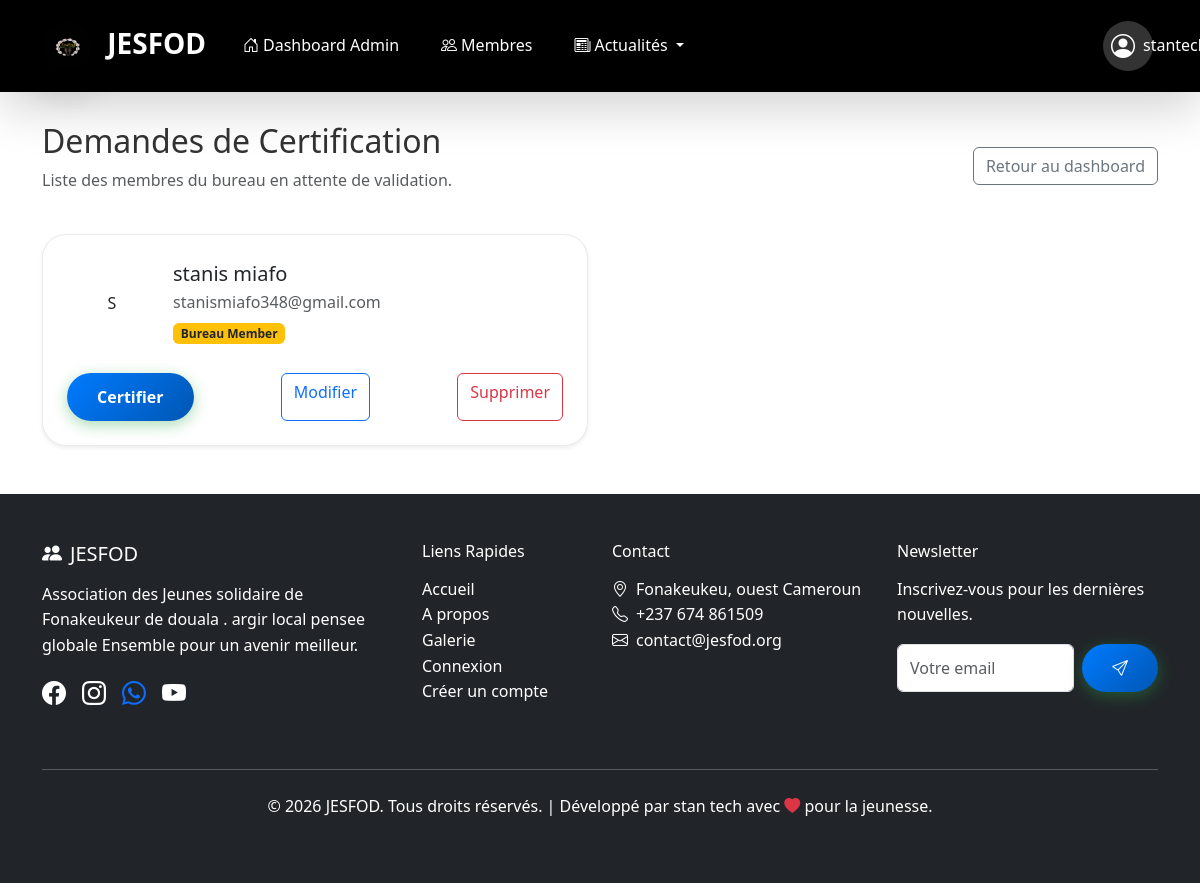
Before: /adminjesfod/certifications/pending/ (signed in) with the older database file.
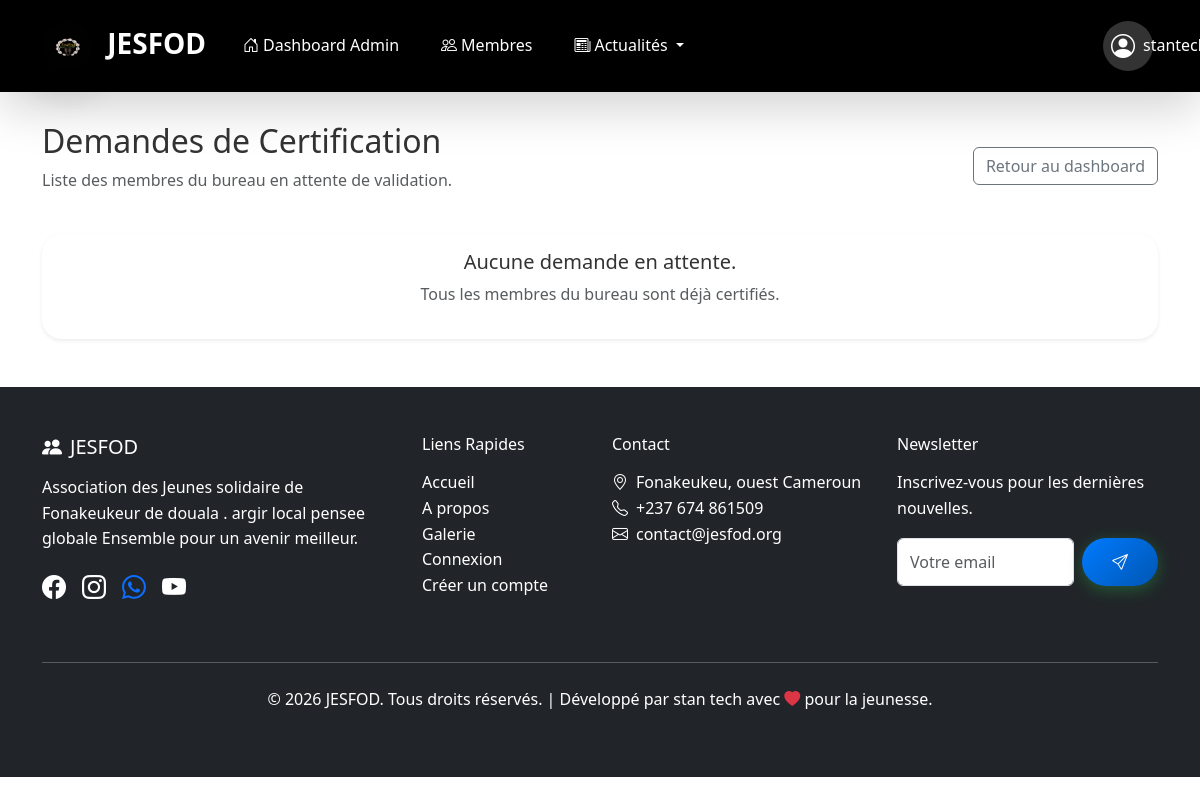
After: the same page with the newer database file.
### menber_JESFOD/models.py (models this page shows, shortened)
class Member(models.Model):
    ROLE_CHOICES = [
        ('bureau', 'Bureau Member'),
        ('reunion', 'Reunion Member'),
    ]
    SCHOOL_LEVEL_CHOICES = [
        ('primaire', 'Primaire'),
        ('college', 'Collège'),
        ('lycee', 'Lycée'),
        ('universite', 'Université'),
        ('master', 'Master'),
        ('doctorat', 'Doctorat'),
    ]
    user = models.OneToOneField(User, on_delete=models.CASCADE)
    name = models.CharField(max_length=100)
    email = models.EmailField()
    phone = models.CharField(max_length=20)
    address = models.TextField(blank=True)
    profile_photo = models.ImageField(upload_to='profiles/', blank=True, null=True)
    school_level = models.CharField(max_length=20, choices=SCHOOL_LEVEL_CHOICES, blank=True)
    role = models.CharField(max_length=10, choices=ROLE_CHOICES, default='reunion')
    is_certified = models.BooleanField(default=False)
    certification_date = models.DateTimeField(null=True, blank=True)
    activities = models.TextField(blank=True, help_text="Activités et responsabilités du membre")
    @property
    def is_bureau(self):
        return self.role == 'bureau'

### admin_JESFOD/views.py (the view)
# urls.py: path('certifications/pending/', views.pending_certifications, name='pending_certifications'),
@login_required
@bureau_required
def pending_certifications(request):
    pending_members = Member.objects.filter(role='bureau', is_certified=False).order_by('name')
    return render(request, 'admin_JESFOD/pending_certifications.html', {
        'pending_members': pending_members,
        'is_admin_page': True
    })

### admin_JESFOD/views.py (called while the page is built)
def is_bureau(user):
    try:
        member = Member.objects.get(user=user)
        return member.is_bureau
    except Member.DoesNotExist:
        return False

### admin_JESFOD/templates/admin_JESFOD/pending_certifications.html (shortened to what this page needs)
{% extends 'base.html' %}
{% block content %}
<div class="container mt-5">
  <div class="d-flex justify-content-between align-items-center mb-4">
    <div>
      <h2>Demandes de Certification</h2>
      <p class="text-muted">Liste des membres du bureau en attente de validation.</p>
    </div>
    <a href="{% url 'admin_dashboard' %}" class="btn btn-outline-secondary">Retour au dashboard</a>
  </div>
  <div class="row g-4">
    {% for member in pending_members %}
    <div class="col-md-6">
      <div class="card custom-card shadow-sm p-4 h-100">
        <div class="d-flex align-items-center gap-3">
          {% if member.profile_photo %}
          <img src="{{ member.profile_photo.url }}" alt="{{ member.name }}" class="rounded-circle" style="width: 90px; height: 90px; object-fit: cover; border: 3px solid #0d6efd;">
          {% else %}
          <div class="profile-fallback rounded-circle d-flex align-items-center justify-content-center" style="width: 90px; height: 90px;">{{ member.name.0|upper }}</div>
          {% endif %}
          <div>
            <h5 class="mb-1">{{ member.name }}</h5>
            <p class="mb-1 text-muted">{{ member.email }}</p>
            <p class="mb-0"><span class="badge bg-warning text-dark">{{ member.get_role_display }}</span></p>
          </div>
        </div>
        <div class="mt-4 d-flex justify-content-between gap-2 flex-wrap">
          <form action="{% url 'certify_member' member.pk %}" method="post" class="m-0">
            <button type="submit" class="btn btn-success">Certifier</button>
          </form>
          <a href="{% url 'member_update' member.pk %}" class="btn btn-outline-primary">Modifier</a>
          <a href="{% url 'member_delete' member.pk %}" class="btn btn-outline-danger" onclick="return confirm('Supprimer {{ member.name }} ?')">Supprimer</a>
        </div>
      </div>
    </div>
    {% empty %}
    <div class="col-12">
      <div class="card card-body text-center shadow-sm">
        <h5>Aucune demande en attente.</h5>
        <p class="text-muted">Tous les membres du bureau sont déjà certifiés.</p>
      </div>
    </div>
    {% endfor %}
  </div>
</div>
{% endblock %}

Changed rows visible on the page:
no longer on this page (row edited): Member: name.0 "S", name "stanis miafo", email "stanismiafo348@gmail.com", role "Bureau Member"
Other visible differences:
text now shown: "Aucune demande en attente. Tous les membres du bureau sont déjà certifiés."
